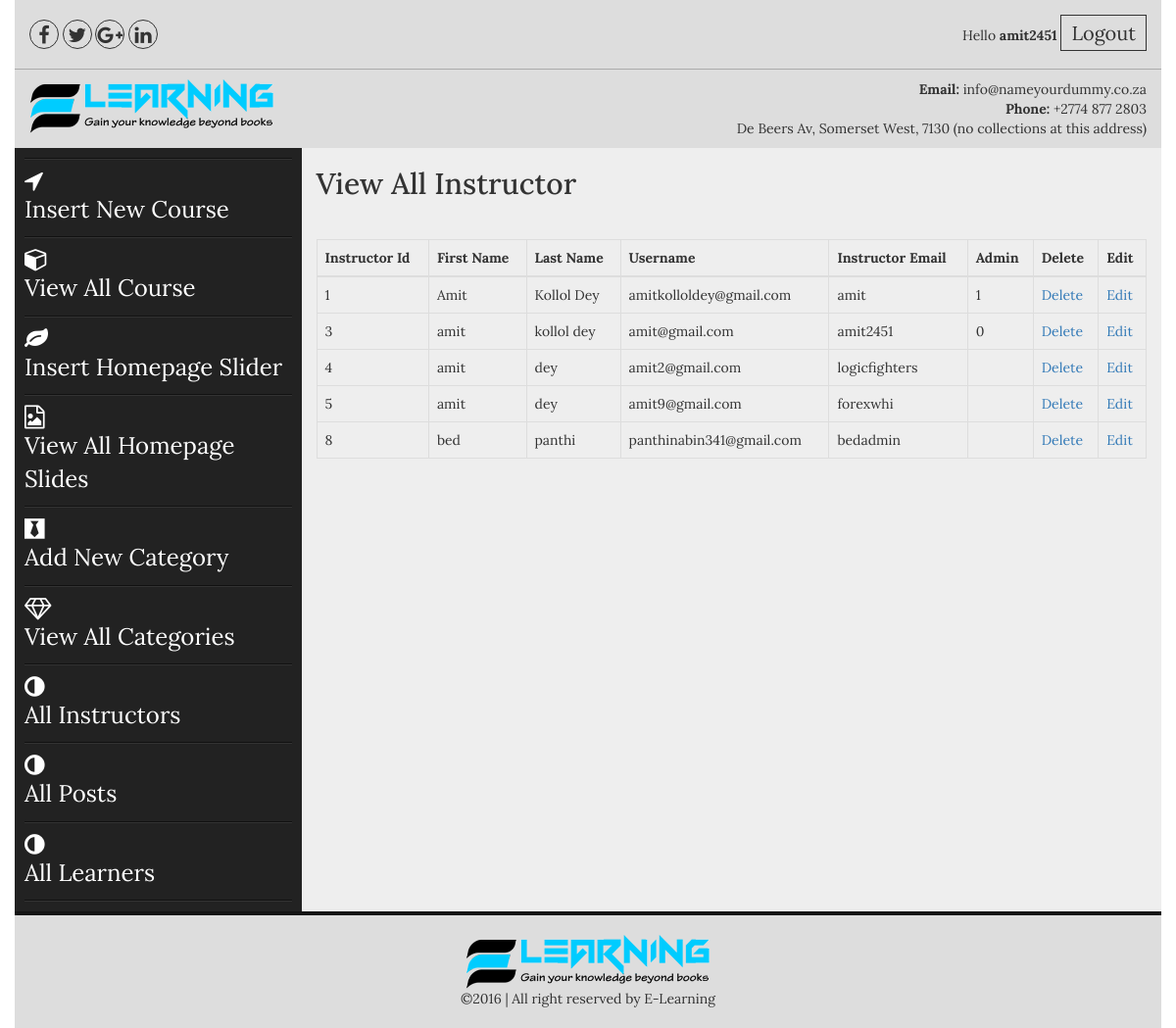
The app's page /admin/all_instructors.php (signed in) with its own data.
### tables this page shows
CREATE TABLE `instructors` (
  `user_id` int(100) NOT NULL,
  `user_fname` text NOT NULL,
  `user_lname` text NOT NULL,
  `user_name` varchar(100) NOT NULL,
  `user_email` varchar(100) NOT NULL,
  `user_pass` varchar(50) NOT NULL,
  `about` text NOT NULL,
  `admin` tinyint(1) DEFAULT NULL
);

### admin/all_instructors.php (the view)
<?php include("includes/header.php");?>
<section class="admin_area">
    <div class="container">
        <div class="row">
            <?php include("includes/admin_menus.php");?>
            <div class="col-md-9 col-sm-9 col-xs-12">
                <div class="add_admin_content">
                   <h2>View All Instructor</h2>
                      <table class="table table-bordered">
                        <thead>
                          <tr>
                            <th>Instructor Id</th>
                            <th>First Name</th>
                            <th>Last Name</th>
                            <th>Username</th>
                            <th>Instructor Email</th>
                            <th>Admin</th>
                            <th>Delete</th>
                            <th>Edit</th>
                          </tr>
                        </thead>
                        <tbody>
                        <?php
                        $user = "select * from instructors";
                        $run_user = mysqli_query($con,$user);
                        while($user_row = mysqli_fetch_array($run_user)):
                        $user_id = $user_row ['user_id'];
                        $fname = $user_row ['user_fname'];
                        $lname = $user_row ['user_lname'];
                        $uemail = $user_row ['user_email'];
                        $uname = $user_row ['user_name'];
                        $admin = $user_row ['admin'];
                        ?>
                          <tr>
                            <td><?php echo $user_id;?></td>
                            <td><?php echo $fname;?></td>
                            <td><?php echo $lname;?></td>
                            <td><?php echo $uemail;?></td>
                            <td><?php echo $uname;?></td>
                            <td><?php echo $admin;?></td>
                            <td><a href="delete_instructor.php?del_user=<?php echo $user_id;?>">Delete</a></td>
                            <td><a href="edit_instructor.php?edit_user=<?php echo $user_id;?>">Edit</a></td>
                          </tr>
                        <?php endwhile;?>
                        </tbody>
                      </table>
                </div>
            </div>
        </div>
    </div>
</section>
<?php include("includes/footer.php");?>

### admin/css/style.css (style rules this page uses)
body { font-family: 'Lora', serif; }
h1,h2,h3,h4,h5,h6,p { margin: 0; padding: 0 }
.container { background: #eee }
.admin_area .row { position: relative; }
.add_admin_content h2 { margin-bottom: 40px; margin-top: 20px; }
body, html { height: 100%; }

### records on screen
instructors: user_id "1", user_fname "Amit", user_lname "Kollol Dey", user_email "amitkolloldey@gmail.com", user_name "amit", admin "1"
instructors: user_id "3", user_fname "amit", user_lname "kollol dey", user_email "amit@gmail.com", user_name "amit2451", admin "0"
instructors: user_id "4", user_fname "amit", user_lname "dey", user_email "amit2@gmail.com", user_name "logicfighters"
instructors: user_id "5", user_fname "amit", user_lname "dey", user_email "amit9@gmail.com", user_name "forexwhi"
instructors: user_id "8", user_fname "bed", user_lname "panthi", user_email "panthinabin341@gmail.com", user_name "bedadmin"

### other values on screen
$_SESSION['user_name'] "amit2451"
